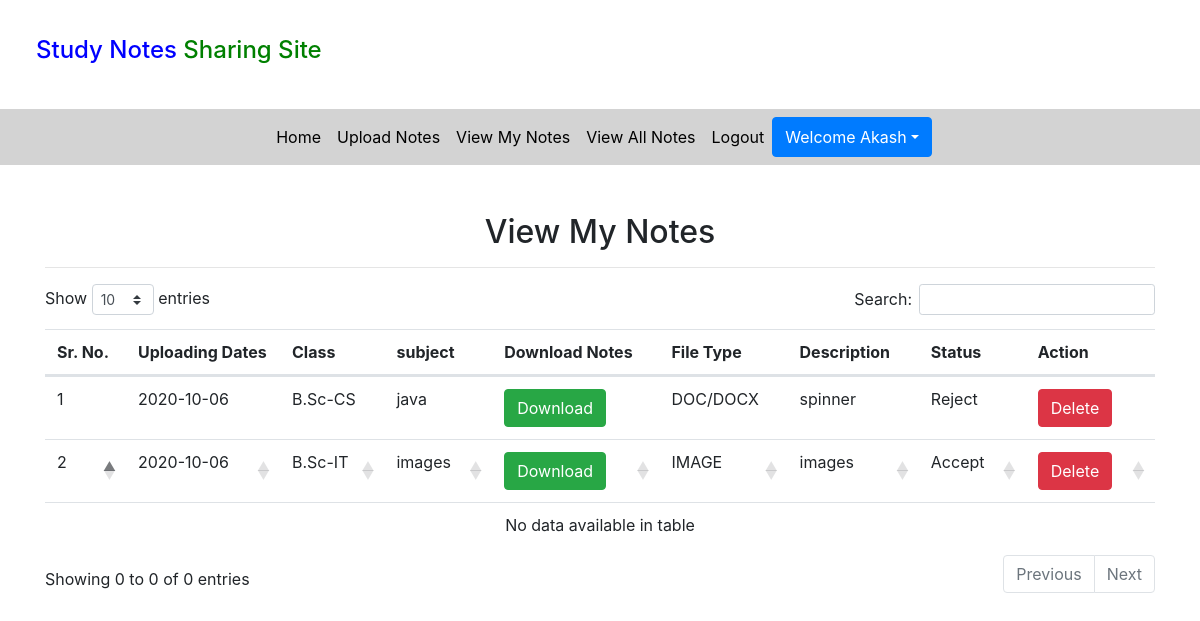
Page /view_mynotes (signed in) on the committed database.
### notes/models.py (models this page shows, shortened)
class Notes(models.Model):
    user = models.ForeignKey(User, on_delete=models.CASCADE)
    uploadingdate = models.CharField(max_length=30)
    branch = models.CharField(max_length=30)
    subject = models.CharField(max_length=30)
    notesfile = models.FileField(null=True)
    filetype = models.CharField(max_length=30)
    description = models.CharField(max_length=200, null=True)
    status = models.CharField(max_length=15)

### notes/views.py (the view)
# urls.py: path('view_mynotes', view_mynotes, name='view_mynotes'),
def view_mynotes(request):
    if not request.user.is_authenticated:
        return redirect('login')
    user = User.objects.get(id = request.user.id)
    notes = Notes.objects.filter(user = user)
    d = {'notes' : notes}
    return render(request, 'view_mynotes.html', d)

### notes/templates/view_mynotes.html (shortened to what this page needs)
{%  extends 'user_navigation.html' %}
{% load static %}
{% block body %}
<link rel="stylesheet" href="//cdnjs.cloudflare.com/ajax/libs/twitter-bootstrap/4.5.2/css/bootstrap.css">
<link rel="stylesheet" href="https://cdn.datatables.net/1.10.22/css/dataTables.bootstrap4.min.css">
<div class="container mt-5">
    <h2 class="text-center">View My Notes</h2>
    <hr>
    <table class="table table=bordered" id="example">
        <thead>
        <tr>
            <th>Sr. No.</th>
            <th>Uploading Dates</th>
            <th>Class</th>
            <th>subject</th>
            <th>Download Notes</th>
            <th>File Type</th>
            <th>Description</th>
            <th>Status</th>
            <th>Action</th>
        </tr>
        {% for i in notes %}
        <tr>
            <td>{{forloop.counter}}</td>
            <td>{{i.uploadingdate}}</td>
            <td>{{i.branch}}</td>
            <td>{{i.subject}}</td>
            <td><a href="{{i.notesfile.url}}" class="btn btn-success" download>Download</a></td>
            <td>{{i.filetype}}</td>
            <td>{{i.description}}</td>
            <td>{{i.status}}</td>
            <td><a href="{% url 'delete_mynotes' i.id %}" class="btn btn-danger" onclick="return confirm('Are you sure?')">Delete</a></td>
        </tr>
        {% endfor %}
        </thead>
    </table>
</div>
{% endblock %}

### notes/templates/user_navigation.html (shortened to what this page needs)
<html lang="en" xmlns="http://www.w3.org/1999/html">
<head>
  {% load static %}
  <link rel="stylesheet" href="https://maxcdn.bootstrapcdn.com/bootstrap/4.3.1/css/bootstrap.min.css">
  <link rel="stylesheet" href="https://use.fontawesome.com/releases/v5.6.3/css/all.css"></head>
  <link rel="stylesheet" href="{% static 'css/mystyle.css' %}">
<body>
<h4 style="padding : 3%"><span style="color:blue">Study Notes</span><span style="color:green"> Sharing Site</span></h4>
<nav class="navbar navbar-expand-sm justify-content-center" style="background-color : lightgrey">
<ul class="navbar-nav">
  <li class="navbar-item">
    <a class="nav-link" href="{% url 'profile' %}">Home</a>
  </li>
  <li class="navbar-item">
    <a class="nav-link" href="{% url 'upload_notes' %}">Upload Notes</a>
  </li>
  <li class="navbar-item">
    <a class="nav-link" href="{% url 'view_mynotes' %}">View My Notes</a>
  </li>
  <li class="navbar-item">
    <a class="nav-link" href="{% url 'viewallnotes' %}">View All Notes</a>
  </li>
    <li class="navbar-item">
    <a class="nav-link" href="{% url 'logout' %}">Logout</a>
  </li>
    <div class="btn-group">
        <button type="button" class="btn btn-primary dropdown-toggle" style="text-transform:capitalize" data-toggle="dropdown">Welcome {{request.user.first_name}}</button>
    </div>
</ul>
</nav>
</body>
</html>
{% block body %}
{% endblock %}

### notes/static/css/mystyle.css (style rules this page uses)
.nav-link { color : black }

### rows in the picture
Notes: uploadingdate "2020-10-06", branch "B.Sc-CS", subject "java", filetype "DOC/DOCX", description "spinner", status "Reject"
Notes: uploadingdate "2020-10-06", branch "B.Sc-IT", subject "images", filetype "IMAGE", description "images", status "Accept"

### other values in the picture
{{ request.user.first_name }} "Akash"
